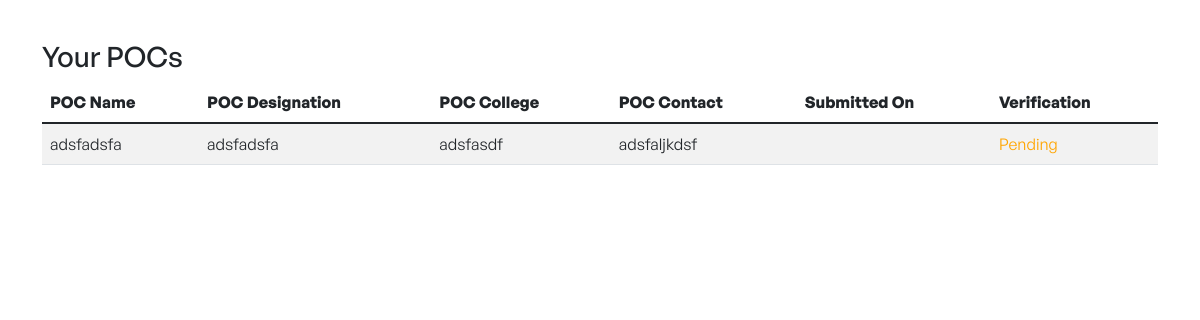
/submissions/poc/ (signed in), run on the app's committed database.
### apps/submissions/models.py (models this page shows, shortened)
class Submission(models.Model):
    is_verified= models.BooleanField(default=False)
    user = models.ForeignKey(User,related_name="%(class)s_submissions",on_delete=models.CASCADE)
    submit_date = models.DateField(default=timezone.now)
    class Meta:
        abstract=True

class POC(Submission):
    name = models.CharField(max_length=70)
    design = models.CharField(max_length=60)
    college = models.CharField(max_length=90)
    contact = models.CharField(max_length=13)

### apps/submissions/views.py (the view)
# urls.py: path('poc/', views.pocs, name='pocs'),
@login_required(login_url='dashboard_page')
def pocs(request):
    userNow = request.user
    notification_list = Notifications.objects.filter(
        Q(user=request.user) | Q(user=None)).order_by('-created_on')
    isread = True
    notification_list = Notifications.objects.filter(
        Q(user=request.user) | Q(user=None)).order_by('-created_on')
    for notif in notification_list:
        if not notif.isread:
            isread = False
            break
    context = {
        'pocs': userNow.poc_submissions.all(), 'notification_list': notification_list, 'isread': isread
    }
    return render(request, 'submissions/pocs.html', context)

### templates/submissions/pocs.html (shortened to what this page needs)
{% extends '../basicbootstrap.html'%}
{% block body %}
<div class="container" style = "margin-top:40px">
    <h3>Your POCs</h3>
    <table class="table table-striped">
        <thead>
            <tr>
              <th scope="col">POC Name</th>
              <th scope="col">POC Designation</th>
              <th scope="col">POC College</th>
              <th scope="col">POC Contact</th>
              <th scope="col">Submitted On</th>
              <th scope="col">Verification</th>
            </tr>
        </thead>
    {% for poc in pocs %}
            <tbody>
                <tr>
                  <td>{{poc.name}}</td>
                  <td>{{poc.design}}</td>
                  <td>{{poc.college}}</td>
                  <td>{{poc.contact}}</td>
                  <td>{{poc.submitdate}}</td>
                  {% if poc.validate %}
                    <td><span style = "color:green">Verified</span></td>
                  {% else %}
                    <td><span style = "color:orange">Pending</span></td>
                  {% endif %}
                </tr>
            </tbody>
    {% endfor %}
</table>
</div>
{% endblock %}

### static/css/style.css (style rules this page uses)
* { font-family: 'GeneralSans', sans-serif; }

### templates/basicbootstrap.html (style rules this page uses)
body { font-family: "Poppins"; }

### data on the page
POC: name "adsfadsfa", design "adsfadsfa", college "adsfasdf", contact "adsfaljkdsf"
